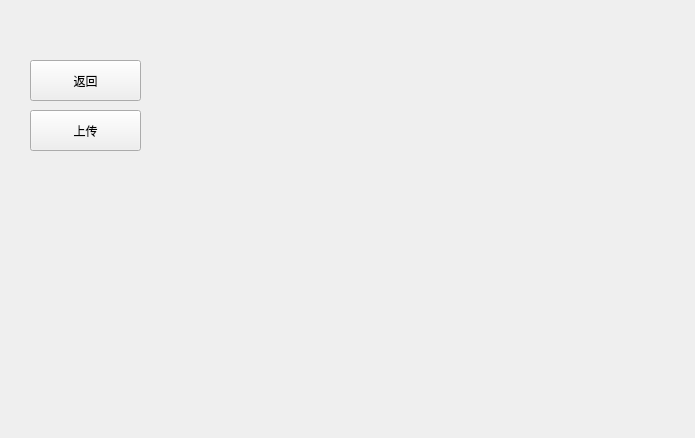
<?xml version="1.0" encoding="UTF-8"?>
<ui version="4.0">
 <class>CSJHttpsView</class>
 <widget class="QWidget" name="CSJHttpsView">
  <property name="geometry">
   <rect>
    <x>0</x>
    <y>0</y>
    <width>695</width>
    <height>438</height>
   </rect>
  </property>
  <property name="windowTitle">
   <string>Form</string>
  </property>
  <widget class="QPushButton" name="pushButton">
   <property name="geometry">
    <rect>
     <x>30</x>
     <y>60</y>
     <width>111</width>
     <height>41</height>
    </rect>
   </property>
   <property name="text">
    <string>返回</string>
   </property>
  </widget>
  <widget class="QPushButton" name="pushButton_2">
   <property name="geometry">
    <rect>
     <x>30</x>
     <y>110</y>
     <width>111</width>
     <height>41</height>
    </rect>
   </property>
   <property name="text">
    <string>上传</string>
   </property>
  </widget>
 </widget>
 <resources/>
 <connections/>
</ui>
